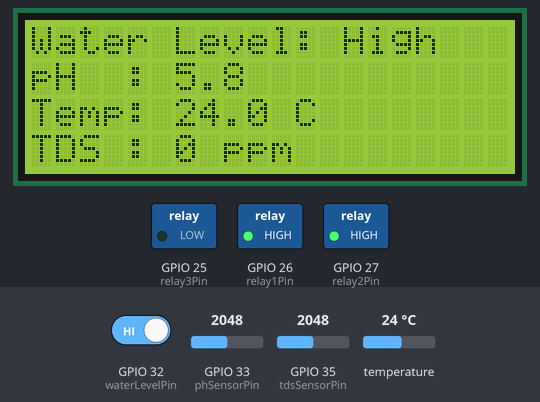
This sketch was run on a simulated ESP32. Shown: 20×4 character LCD, switched loads named in the sketch (green lamp = pin HIGH). The test bench sets the inputs (shaded band); at power-on: GPIO 32 (waterLevelPin) HIGH, temperature 24 °C, GPIO 33 (phSensorPin) = 2048, GPIO 35 (tdsSensorPin) = 2048. WiFi joins after 1.5 s; servers stay silent unless stated; what the sketch prints to the serial monitor is not drawn.

Above: at 3.2 s.
3.3 s: GPIO 32 (waterLevelPin) driven LOW
At 8.1 s:
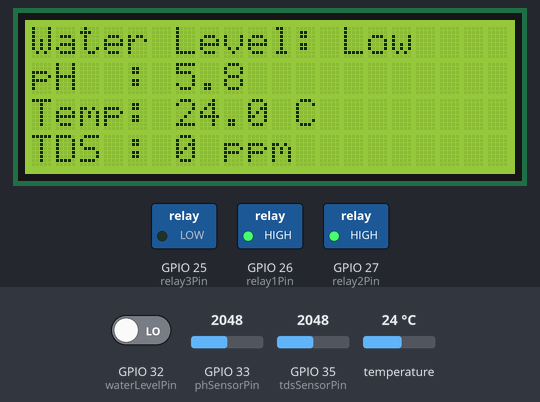
9.0 s: temperature set to 12 °C
At 13.2 s:
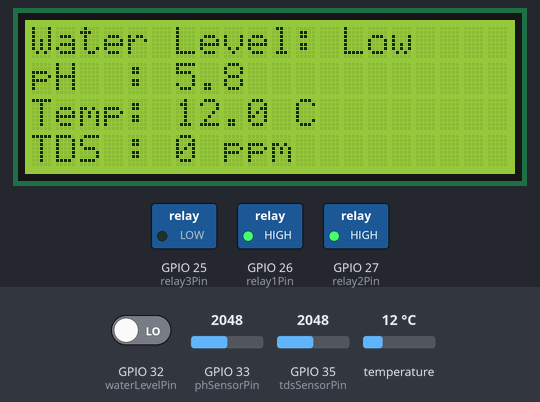
14.7 s: GPIO 33 (phSensorPin) set to 2866
20.4 s: temperature set to 19 °C
At 23.5 s:
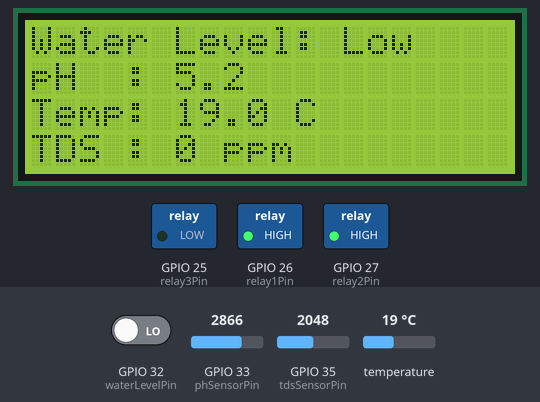
26.1 s: GPIO 33 (phSensorPin) set to 3603
At 32.6 s:
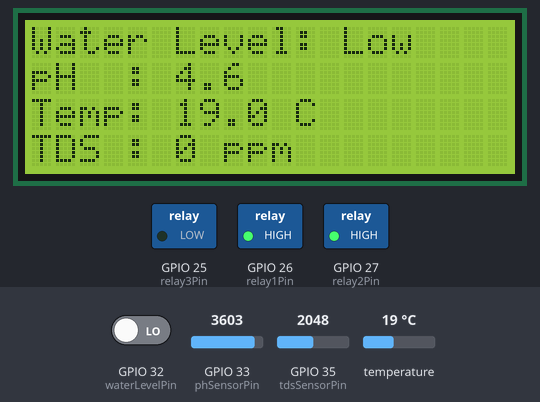
33.2 s: GPIO 32 (waterLevelPin) driven HIGH
At 37.7 s:
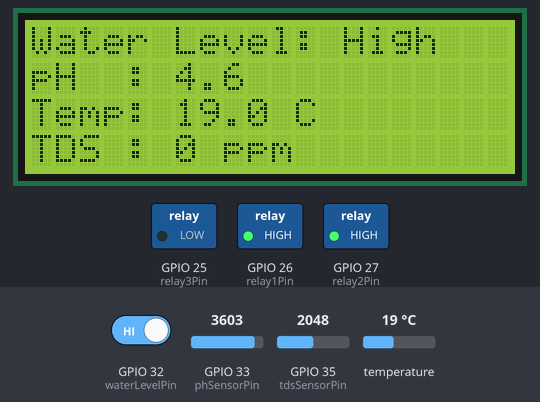
Timing chart, 0 to 39.2 s (numbered marks = the images above; inputs shaded):
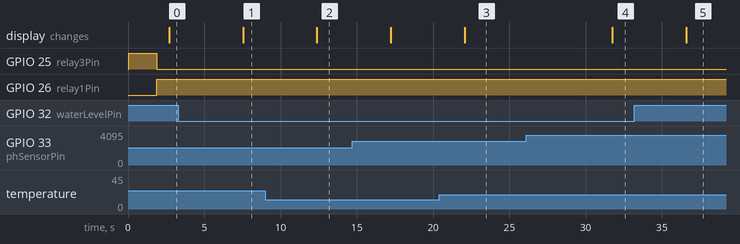

The sketch:

Full.ino
```cpp
#define BLYNK_TEMPLATE_ID "TMPL6-JUaRrfb"
#define BLYNK_TEMPLATE_NAME "UV pure"

#include <OneWire.h>
#include <DallasTemperature.h>
#include <WiFi.h>
#include <BlynkSimpleEsp32.h>
#include <Wire.h>
#include <LiquidCrystal_I2C.h>

char auth[] = "nll1tEz840rKwsUbJ0-SAe-jebSYhAPT";
char ssid[] = "Dorm2911 2G";
char pass[] = "29112911";

#define ONE_WIRE_BUS 2
OneWire oneWire(ONE_WIRE_BUS);
DallasTemperature sensors(&oneWire);

const int lcd_I2C_address = 0x27;
const int waterLevelPin = 32;
const int phSensorPin = 33;
const int tdsSensorPin = 35;

#define SDA_PIN 21
#define SCL_PIN 22

LiquidCrystal_I2C lcd(lcd_I2C_address, 20, 4);

float phCalibrationFactor = 7.5;
float temperatureCalibrationFactor = 0.0;

#define VREF 3.3
#define SCOUNT 30
int analogBuffer[SCOUNT];
int analogBufferTemp[SCOUNT];
int analogBufferIndex = 0, copyIndex = 0;
float tdsValue = 0;
float averageVoltage = 0;

const int relay1Pin = 26;
const int relay2Pin = 27;
const int relay3Pin = 25;
unsigned long pumpStartTime = 0;
unsigned long valveOpenTime = 0;
bool isWaterHigh = false;
bool isWaterLow = false;
bool isValveOpen = false;
String currentState = "";

void setup(void) {
  Serial.begin(9600);
  Wire.begin(SDA_PIN, SCL_PIN);
  lcd.init();
  lcd.backlight();
  pinMode(waterLevelPin, INPUT);
  pinMode(phSensorPin, INPUT);
  pinMode(tdsSensorPin, INPUT);
  pinMode(relay1Pin, OUTPUT);
  pinMode(relay2Pin, OUTPUT);
  pinMode(relay3Pin, OUTPUT);
  digitalWrite(relay1Pin, LOW);
  digitalWrite(relay2Pin, HIGH);
  digitalWrite(relay3Pin, HIGH);
  sensors.begin();

  Blynk.begin(auth, ssid, pass);
}

void loop(void) {
  Blynk.run();

  int waterLevel = digitalRead(waterLevelPin);

  if (!isWaterHigh && waterLevel == LOW) {
    digitalWrite(relay1Pin, LOW);
    digitalWrite(relay2Pin, HIGH);
    digitalWrite(relay3Pin, HIGH);
    isWaterLow = true;
    isWaterHigh = false;
    isValveOpen = false;
    currentState = "เติมน้ำเข้าถัง";
  } else if (!isWaterHigh && waterLevel == HIGH) {
    digitalWrite(relay1Pin, HIGH);
    digitalWrite(relay2Pin, HIGH);
    digitalWrite(relay3Pin, LOW);
    pumpStartTime = millis();
    isWaterHigh = true;
    isWaterLow = false;
    isValveOpen = false;
    currentState = "บ่ม 3 นาที";
  }

  if (isWaterHigh && millis() - pumpStartTime > 180000 && !isValveOpen) {
    digitalWrite(relay2Pin, LOW);
    digitalWrite(relay3Pin, HIGH);
    valveOpenTime = millis();
    isValveOpen = true;
    currentState = "ระบายน้ำ 1 นาที";
  }

  if (isValveOpen && millis() - valveOpenTime > 60000) {
    digitalWrite(relay2Pin, HIGH);
    isValveOpen = false;
    isWaterHigh = false;
    currentState = "";
  }

  int phRawValue = analogRead(phSensorPin);
  float phVoltage = phRawValue * VREF / 4095.0;
  float ph = phCalibrationFactor - phVoltage;

  sensors.requestTemperatures();
  float tempC = sensors.getTempCByIndex(0);

  Blynk.virtualWrite(V3, tempC);

  readTdsSensor(&tempC);
  displayLCD(waterLevel, ph, tempC, tdsValue);
  displaySerial(waterLevel, ph, tempC, tdsValue);
  sendToBlynk(waterLevel, ph, tempC, tdsValue);

  delay(1000);
}

void readTdsSensor(float* currentTemp) {
  static unsigned long analogSampleTimepoint = millis();
  if (millis() - analogSampleTimepoint > 40U) {
    analogSampleTimepoint = millis();
    analogBuffer[analogBufferIndex] = analogRead(tdsSensorPin);
    analogBufferIndex++;
    if (analogBufferIndex == SCOUNT)
      analogBufferIndex = 0;
  }

  static unsigned long printTimepoint = millis();
  if (millis() - printTimepoint > 800U) {
    printTimepoint = millis();
    for (copyIndex = 0; copyIndex < SCOUNT; copyIndex++)
      analogBufferTemp[copyIndex] = analogBuffer[copyIndex];
    averageVoltage = getMedianNum(analogBufferTemp, SCOUNT) * (float)VREF / 4095.0;
    float compensationCoefficient = 1.0 + 0.02 * (*currentTemp - 25.0);
    float compensationVolatge = averageVoltage / compensationCoefficient;
    tdsValue = (133.42 * compensationVolatge * compensationVolatge * compensationVolatge - 255.86 * compensationVolatge * compensationVolatge + 857.39 * compensationVolatge) * 0.5;
  }
}

void displayLCD(int waterLevel, float ph, float temperature, float tdsValue) {
  lcd.clear();

  lcd.setCursor(0, 0);
  lcd.print("Water Level: ");
  lcd.print(waterLevel == HIGH ? "High" : "Low");

  lcd.setCursor(0, 1);
  lcd.print("pH  : ");
  lcd.print(ph, 1);

  lcd.setCursor(0, 2);
  lcd.print("Temp: ");
  lcd.print(temperature, 1);
  lcd.print(" C");

  lcd.setCursor(0, 3);
  lcd.print("TDS : ");
  lcd.print(tdsValue, 0);
  lcd.print(" ppm");

  delay(3000);
}

void displaySerial(int waterLevel, float ph, float temperature, float tdsValue) {
  Serial.print("Water Level: ");
  Serial.println(waterLevel == HIGH ? "High" : "Low");
  Serial.print("pH: ");
  Serial.println(ph);
  Serial.print("Temp: ");
  Serial.println(temperature);
  Serial.print("TDS : ");
  Serial.println(tdsValue);
  Serial.print("State: ");
  Serial.println(currentState);
}

void sendToBlynk(int waterLevel, float ph, float temperature, float tdsValue) {
  Blynk.virtualWrite(V0, waterLevel == HIGH ? "High" : "Low");
  Blynk.virtualWrite(V1, waterLevel == HIGH ? "High" : "Low");

  Blynk.virtualWrite(V2, ph);
  Blynk.virtualWrite(V3, temperature);
  Blynk.virtualWrite(V4, tdsValue);

  Blynk.virtualWrite(V5, !digitalRead(relay1Pin));
  Blynk.virtualWrite(V6, !digitalRead(relay2Pin));
  Blynk.virtualWrite(V8, !digitalRead(relay3Pin));

  Blynk.virtualWrite(V7, currentState);
}

int getMedianNum(int bArray[], int iFilterLen) {
  int bTab[iFilterLen];
  for (byte i = 0; i < iFilterLen; i++)
    bTab[i] = bArray[i];
  int i, j, bTemp;
  for (j = 0; j < iFilterLen - 1; j++) {
    for (i = 0; i < iFilterLen - j - 1; i++) {
      if (bTab[i] > bTab[i + 1]) {
        bTemp = bTab[i];
        bTab[i] = bTab[i + 1];
        bTab[i + 1] = bTemp;
      }
    }
  }
  if ((iFilterLen & 1) > 0) {
    bTemp = bTab[(iFilterLen - 1) / 2];
  } else {
    bTemp = (bTab[iFilterLen / 2] + bTab[iFilterLen / 2 - 1]) / 2;
  }
  return bTemp;
}
```

Measured:
- after the input at 3.3 s, the display: changes after 4.2 s (image 1)
- after the input at 9.0 s, the display: changes after 3.4 s (image 2)
- after the input at 20.4 s, the display: changes after 1.7 s (image 3)
- after the input at 26.1 s, the display: changes after 5.6 s (image 4)
- after the input at 33.2 s, the display: changes after 3.4 s (image 5)
